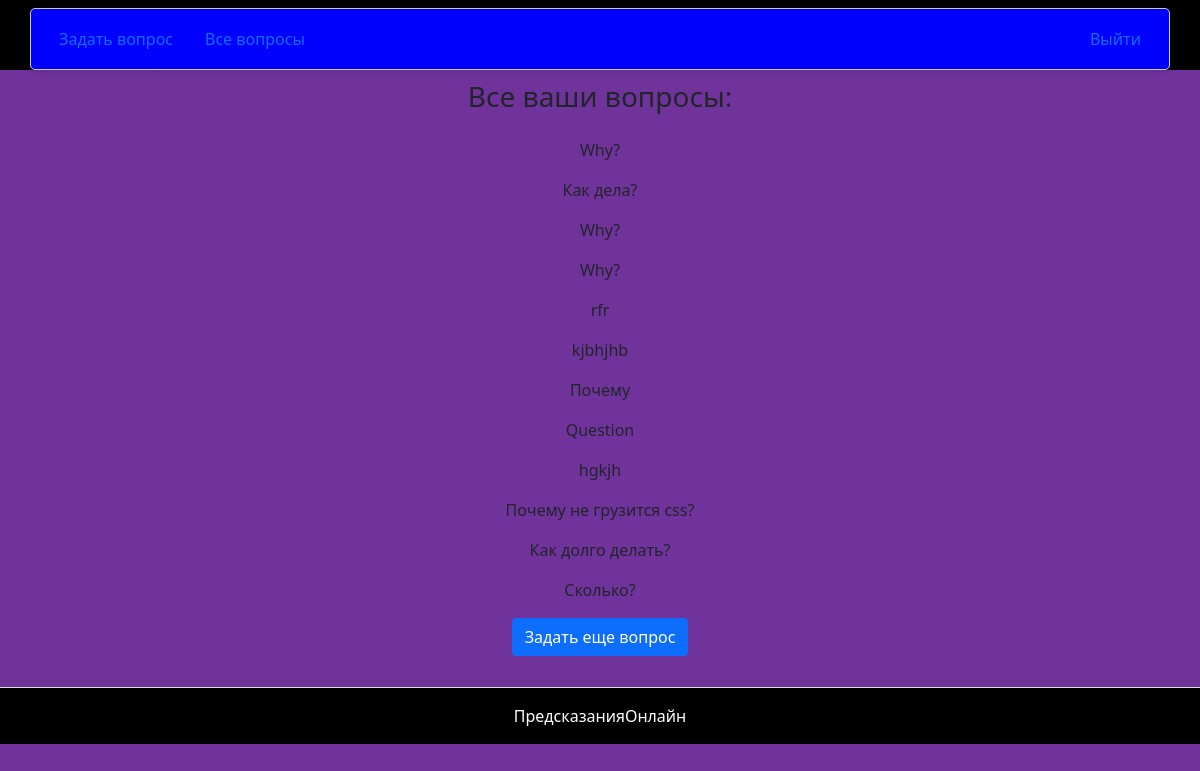
The app's page /all_questions/3/ (signed in) with its own data.
### crystall_ball/models/question.py (models this page shows, shortened)
class Question(models.Model):
    text = models.CharField(
        'Вопрос',
        max_length=255
    )
    user = models.ForeignKey(
        User,
        verbose_name='Пользователь',
        on_delete=models.CASCADE
    )
    class Meta:
        verbose_name = 'Вопрос'
        verbose_name_plural = 'Вопросы'

### crystall_ball/views.py (the view)
# urls.py: path('all_questions/<int:id>/', all_questions, name='all_questions'),
def all_questions(request, id):
    all_questions = Question.objects.filter(user=request.user)
    context = {
        'all_questions': all_questions
    }
    template = 'crystall_ball/all_questions.html'
    return render(request, template, context)

### templates/crystall_ball/all_questions.html
{% extends 'base.html' %}
  {% block content %}
  <div class="center">
    <h3 class="card-head">Все ваши вопросы:</h3>
    <div class="card-body">
      {% for question in all_questions %}
        <p>{{ question.text }}</p>
      {% endfor %}
      <a class="btn btn-primary" href="{% url 'crystal_ball:question' %}">
        Задать еще вопрос
      </a>
    </div>
  </div>
  {% endblock %}

### templates/base.html (shortened to what this page needs)
{% load static %}
<!DOCTYPE html>
<html lang="ru">
  <head>
    <link rel="stylesheet" href="{% static 'css/styles.css' %}">
    <link rel="stylesheet" href="{% static 'css/bootstrap.min.css' %}">
  </head>
    {% include 'includes/header.html' %}
    <body style="background-color: rgba(75, 0, 130, 0.8)">
      <main>
         {% block content %}
         {% endblock %}
      </main>
    {% include 'includes/footer.html' %}
    </body>
</html>

### templates/includes/header.html
{% load static %}
  <header style="margin-bottom:10px;">
  <nav class="navbar navbar-light" style="background-color: black; height: 70px;">
    <div class="container">
      <ul class="nav nav-pills">
        <li class="nav-item">
          <a class="nav-link {% if view_name  == 'crystal_ball:answer' %}active{% endif %}"
             href="{% url 'crystal_ball:question' %}">Задать вопрос</a>
        </li>
        <li class="nav-item">
          <a class="nav-link {% if view_name  == 'crystal_ball:all_questions' %}active{% endif %}"
             href="{% url 'crystal_ball:all_questions' id=request.user.id %}">Все вопросы</a>
        </li>
      </ul>
      <ul class="nav nav-pills">
        <li class="nav-item">
          <a class="nav-link" href="{% url 'users:logout' %}">Выйти</a>
        </li>
      </ul>
    </div>
  </nav>
</header>

### templates/includes/footer.html
<footer class="page-footer font-small blue border-top" style="background-color:black; margin-top:10px;">
  <div class="footer-copyright text-center py-3">
    <span style="color:white">ПредсказанияОнлайн</span>
  </div>
</footer>

### static/css/styles.css (style rules this page uses)
.container { width: 400px; margin: 0 auto; padding: 10px; background-color: blue; border: 1px solid #CCCCCC; border-radius: 5px; box-shadow: 0 2px 5px rgba(0, 0, 0, 0.1); }
p.center, div.center { text-align: center; margin-top: 5px; margin-bottom: 5px; padding-bottom: 5px; }
a { color: #0099CC; text-decoration: none; }
li { list-style-type: none; }

### records on screen
Question: text "Why?"
Question: text "Как дела?"
Question: text "Why?"
Question: text "Why?"
Question: text "rfr"
Question: text "kjbhjhb"
Question: text "Почему"
Question: text "Question"
Question: text "hgkjh"
Question: text "Почему не грузится css?"
Question: text "Как долго делать?"
Question: text "Сколько?"
